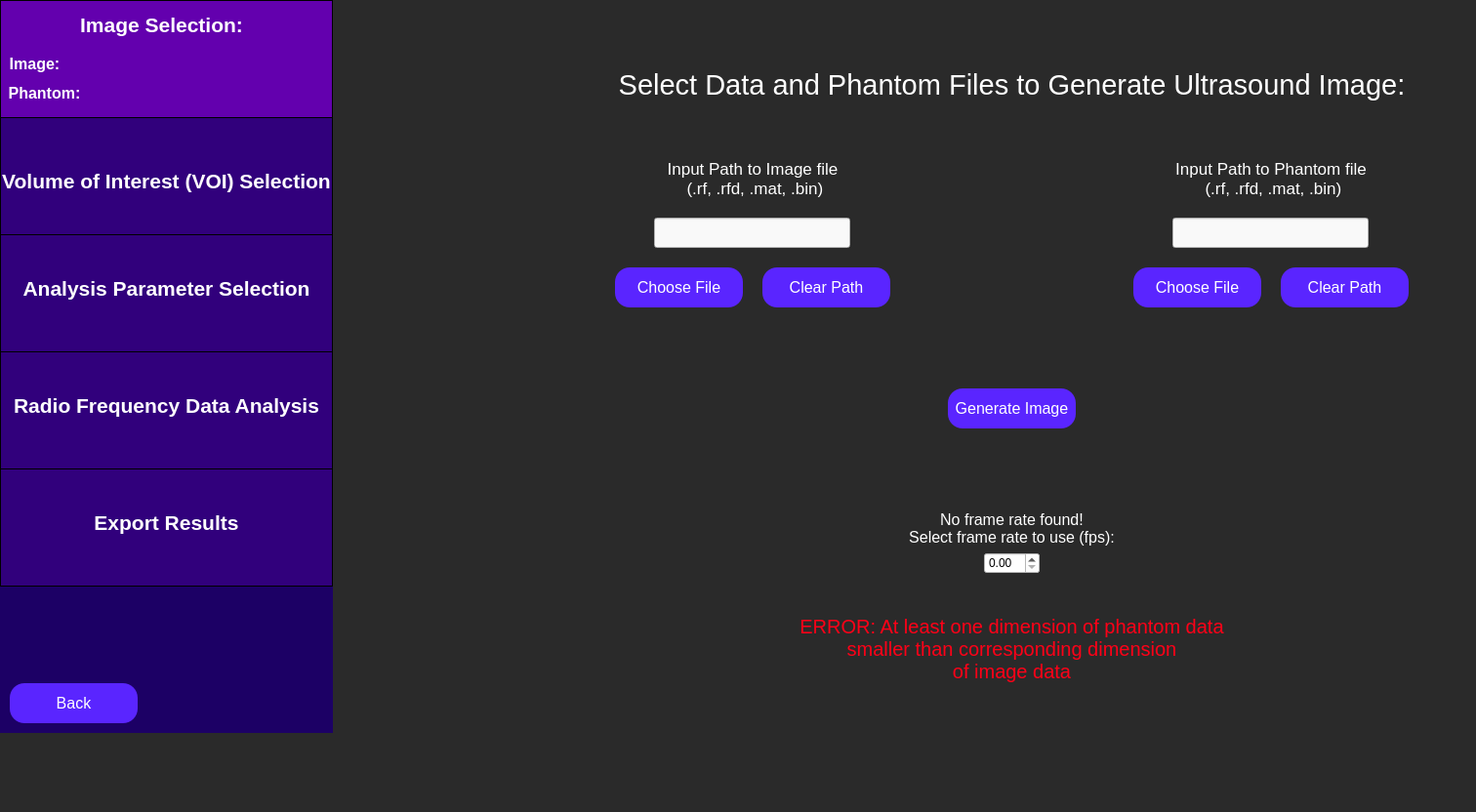
<?xml version="1.0" encoding="UTF-8"?>
<ui version="4.0">
 <class>selectImage</class>
 <widget class="QWidget" name="selectImage">
  <property name="windowModality">
   <enum>Qt::NonModal</enum>
  </property>
  <property name="enabled">
   <bool>true</bool>
  </property>
  <property name="geometry">
   <rect>
    <x>0</x>
    <y>0</y>
    <width>1512</width>
    <height>832</height>
   </rect>
  </property>
  <property name="windowTitle">
   <string>Select Ultrasound Image</string>
  </property>
  <property name="styleSheet">
   <string notr="true">QWidget {
	background: rgb(42, 42, 42);
}</string>
  </property>
  <widget class="QWidget" name="horizontalLayoutWidget">
   <property name="geometry">
    <rect>
     <x>0</x>
     <y>0</y>
     <width>3022</width>
     <height>751</height>
    </rect>
   </property>
   <layout class="QHBoxLayout" name="fullScreenLayout" stretch="1,10,10">
    <property name="spacing">
     <number>50</number>
    </property>
    <item>
     <layout class="QVBoxLayout" name="sidebarLayout" stretch="0,0">
      <property name="spacing">
       <number>0</number>
      </property>
      <property name="sizeConstraint">
       <enum>QLayout::SetMaximumSize</enum>
      </property>
      <item>
       <widget class="QWidget" name="sidebar" native="true">
        <property name="minimumSize">
         <size>
          <width>341</width>
          <height>601</height>
         </size>
        </property>
        <property name="maximumSize">
         <size>
          <width>241</width>
          <height>601</height>
         </size>
        </property>
        <property name="toolTip">
         <string>&lt;html&gt;&lt;head/&gt;&lt;body&gt;&lt;p&gt;&lt;br/&gt;&lt;/p&gt;&lt;/body&gt;&lt;/html&gt;</string>
        </property>
        <property name="styleSheet">
         <string notr="true">QWidget {
	background-color: rgb(28, 0, 101);
}</string>
        </property>
        <widget class="QFrame" name="imageSelectionSidebar">
         <property name="geometry">
          <rect>
           <x>0</x>
           <y>0</y>
           <width>341</width>
           <height>121</height>
          </rect>
         </property>
         <property name="minimumSize">
          <size>
           <width>341</width>
           <height>121</height>
          </size>
         </property>
         <property name="maximumSize">
          <size>
           <width>341</width>
           <height>121</height>
          </size>
         </property>
         <property name="styleSheet">
          <string notr="true">QFrame {
	background-color: rgb(99, 0, 174);
	border: 1px solid black;
}</string>
         </property>
         <property name="frameShape">
          <enum>QFrame::StyledPanel</enum>
         </property>
         <property name="frameShadow">
          <enum>QFrame::Raised</enum>
         </property>
         <widget class="QLabel" name="imageSelectionLabelSidebar">
          <property name="geometry">
           <rect>
            <x>70</x>
            <y>0</y>
            <width>191</width>
            <height>51</height>
           </rect>
          </property>
          <property name="styleSheet">
           <string notr="true">QLabel {
	font-size: 21px;
	color: rgb(255, 255, 255);
	background-color: rgba(255, 255, 255, 0);
	border: 0px;
	font-weight: bold;
}</string>
          </property>
          <property name="text">
           <string>Image Selection:</string>
          </property>
          <property name="alignment">
           <set>Qt::AlignCenter</set>
          </property>
         </widget>
         <widget class="QLabel" name="imageLabel">
          <property name="geometry">
           <rect>
            <x>-60</x>
            <y>40</y>
            <width>191</width>
            <height>51</height>
           </rect>
          </property>
          <property name="styleSheet">
           <string notr="true">QLabel {
	font-size: 16px;
	color: rgb(255, 255, 255);
	background-color: rgba(255, 255, 255, 0);
	border: 0px;
	font-weight: bold;
}</string>
          </property>
          <property name="text">
           <string>Image:</string>
          </property>
          <property name="alignment">
           <set>Qt::AlignCenter</set>
          </property>
         </widget>
         <widget class="QLabel" name="phantomLabel">
          <property name="geometry">
           <rect>
            <x>-50</x>
            <y>70</y>
            <width>191</width>
            <height>51</height>
           </rect>
          </property>
          <property name="styleSheet">
           <string notr="true">QLabel {
	font-size: 16px;
	color: rgb(255, 255, 255);
	background-color: rgba(255, 255, 255, 0);
	border: 0px;
	font-weight: bold
}</string>
          </property>
          <property name="text">
           <string>Phantom:</string>
          </property>
          <property name="alignment">
           <set>Qt::AlignCenter</set>
          </property>
         </widget>
        </widget>
        <widget class="QFrame" name="voiSidebar">
         <property name="geometry">
          <rect>
           <x>0</x>
           <y>120</y>
           <width>341</width>
           <height>121</height>
          </rect>
         </property>
         <property name="maximumSize">
          <size>
           <width>341</width>
           <height>121</height>
          </size>
         </property>
         <property name="styleSheet">
          <string notr="true">QFrame {
	background-color: rgb(49, 0, 124);
	border: 1px solid black;
}</string>
         </property>
         <property name="frameShape">
          <enum>QFrame::StyledPanel</enum>
         </property>
         <property name="frameShadow">
          <enum>QFrame::Raised</enum>
         </property>
         <widget class="QLabel" name="voiSidebarLabel">
          <property name="geometry">
           <rect>
            <x>0</x>
            <y>40</y>
            <width>341</width>
            <height>51</height>
           </rect>
          </property>
          <property name="styleSheet">
           <string notr="true">QLabel {
	font-size: 21px;
	color: rgb(255, 255, 255);
	background-color: rgba(255, 255, 255, 0);
	border: 0px;
	font-weight: bold;
}</string>
          </property>
          <property name="text">
           <string>Volume of Interest (VOI) Selection</string>
          </property>
          <property name="alignment">
           <set>Qt::AlignCenter</set>
          </property>
         </widget>
        </widget>
        <widget class="QFrame" name="rfAnalysisSidebar">
         <property name="geometry">
          <rect>
           <x>0</x>
           <y>360</y>
           <width>341</width>
           <height>121</height>
          </rect>
         </property>
         <property name="minimumSize">
          <size>
           <width>341</width>
           <height>121</height>
          </size>
         </property>
         <property name="maximumSize">
          <size>
           <width>341</width>
           <height>121</height>
          </size>
         </property>
         <property name="styleSheet">
          <string notr="true">QFrame {
	background-color:  rgb(49, 0, 124);
	border: 1px solid black;
}</string>
         </property>
         <property name="frameShape">
          <enum>QFrame::StyledPanel</enum>
         </property>
         <property name="frameShadow">
          <enum>QFrame::Raised</enum>
         </property>
         <widget class="QLabel" name="rfAnalysisLabel">
          <property name="geometry">
           <rect>
            <x>0</x>
            <y>30</y>
            <width>341</width>
            <height>51</height>
           </rect>
          </property>
          <property name="styleSheet">
           <string notr="true">QLabel {
	font-size: 21px;
	color: rgb(255, 255, 255);
	background-color: rgba(255, 255, 255, 0);
	border: 0px;
	font-weight: bold;
}</string>
          </property>
          <property name="text">
           <string>Radio Frequency Data Analysis</string>
          </property>
          <property name="alignment">
           <set>Qt::AlignCenter</set>
          </property>
         </widget>
        </widget>
        <widget class="QFrame" name="exportResultsSidebar">
         <property name="geometry">
          <rect>
           <x>0</x>
           <y>480</y>
           <width>341</width>
           <height>121</height>
          </rect>
         </property>
         <property name="minimumSize">
          <size>
           <width>341</width>
           <height>121</height>
          </size>
         </property>
         <property name="maximumSize">
          <size>
           <width>341</width>
           <height>121</height>
          </size>
         </property>
         <property name="styleSheet">
          <string notr="true">QFrame {
	background-color:  rgb(49, 0, 124);
	border: 1px solid black;
}</string>
         </property>
         <property name="frameShape">
          <enum>QFrame::StyledPanel</enum>
         </property>
         <property name="frameShadow">
          <enum>QFrame::Raised</enum>
         </property>
         <widget class="QLabel" name="exportResultsLabel">
          <property name="geometry">
           <rect>
            <x>20</x>
            <y>30</y>
            <width>301</width>
            <height>51</height>
           </rect>
          </property>
          <property name="styleSheet">
           <string notr="true">QLabel {
	font-size: 21px;
	color: rgb(255, 255, 255);
	background-color: rgba(255, 255, 255, 0);
	border: 0px;
	font-weight: bold;
}</string>
          </property>
          <property name="text">
           <string>Export Results</string>
          </property>
          <property name="alignment">
           <set>Qt::AlignCenter</set>
          </property>
         </widget>
        </widget>
        <widget class="QFrame" name="analysisParamsSidebar">
         <property name="geometry">
          <rect>
           <x>0</x>
           <y>240</y>
           <width>341</width>
           <height>121</height>
          </rect>
         </property>
         <property name="maximumSize">
          <size>
           <width>341</width>
           <height>121</height>
          </size>
         </property>
         <property name="styleSheet">
          <string notr="true">QFrame {
	background-color: rgb(49, 0, 124);
	border: 1px solid black;
}</string>
         </property>
         <property name="frameShape">
          <enum>QFrame::StyledPanel</enum>
         </property>
         <property name="frameShadow">
          <enum>QFrame::Raised</enum>
         </property>
         <widget class="QLabel" name="analysisParamsLabel">
          <property name="geometry">
           <rect>
            <x>0</x>
            <y>30</y>
            <width>341</width>
            <height>51</height>
           </rect>
          </property>
          <property name="styleSheet">
           <string notr="true">QLabel {
	font-size: 21px;
	color: rgb(255, 255, 255);
	background-color: rgba(255, 255, 255, 0);
	border: 0px;
	font-weight:bold;
}</string>
          </property>
          <property name="text">
           <string>Analysis Parameter Selection</string>
          </property>
          <property name="alignment">
           <set>Qt::AlignCenter</set>
          </property>
         </widget>
        </widget>
       </widget>
      </item>
      <item>
       <widget class="QFrame" name="gridFrame">
        <property name="maximumSize">
         <size>
          <width>341</width>
          <height>16777215</height>
         </size>
        </property>
        <property name="styleSheet">
         <string notr="true">QFrame {
	background-color: rgb(28, 0, 101);
}</string>
        </property>
        <layout class="QGridLayout" name="backButtonGrid_2" rowstretch="0,0">
         <property name="sizeConstraint">
          <enum>QLayout::SetMinAndMaxSize</enum>
         </property>
         <property name="leftMargin">
          <number>10</number>
         </property>
         <property name="topMargin">
          <number>10</number>
         </property>
         <property name="rightMargin">
          <number>10</number>
         </property>
         <property name="bottomMargin">
          <number>10</number>
         </property>
         <item row="1" column="1">
          <spacer name="horizontalSpacer">
           <property name="orientation">
            <enum>Qt::Horizontal</enum>
           </property>
           <property name="sizeHint" stdset="0">
            <size>
             <width>40</width>
             <height>20</height>
            </size>
           </property>
          </spacer>
         </item>
         <item row="1" column="0">
          <widget class="QPushButton" name="backButton">
           <property name="minimumSize">
            <size>
             <width>131</width>
             <height>41</height>
            </size>
           </property>
           <property name="maximumSize">
            <size>
             <width>131</width>
             <height>41</height>
            </size>
           </property>
           <property name="styleSheet">
            <string notr="true">QPushButton {
	color: white;
	font-size: 16px;
	background: rgb(90, 37, 255);
	border-radius: 15px;
}</string>
           </property>
           <property name="text">
            <string>Back</string>
           </property>
          </widget>
         </item>
         <item row="0" column="0">
          <spacer name="verticalSpacer">
           <property name="orientation">
            <enum>Qt::Vertical</enum>
           </property>
           <property name="sizeHint" stdset="0">
            <size>
             <width>20</width>
             <height>40</height>
            </size>
           </property>
          </spacer>
         </item>
        </layout>
       </widget>
      </item>
     </layout>
    </item>
    <item>
     <layout class="QVBoxLayout" name="imgSelectionLayout" stretch="2,2,3,0,2">
      <property name="spacing">
       <number>20</number>
      </property>
      <property name="leftMargin">
       <number>30</number>
      </property>
      <property name="topMargin">
       <number>30</number>
      </property>
      <property name="rightMargin">
       <number>30</number>
      </property>
      <property name="bottomMargin">
       <number>30</number>
      </property>
      <item>
       <widget class="QLabel" name="selectDataLabel">
        <property name="styleSheet">
         <string notr="true">QLabel {
	font-size: 29px;
	color: rgb(255, 255, 255);
	background-color: rgba(255, 255, 255, 0);
}</string>
        </property>
        <property name="text">
         <string>Select Data and Phantom Files to Generate Ultrasound Image:</string>
        </property>
        <property name="textFormat">
         <enum>Qt::AutoText</enum>
        </property>
        <property name="scaledContents">
         <bool>false</bool>
        </property>
        <property name="alignment">
         <set>Qt::AlignCenter</set>
        </property>
        <property name="wordWrap">
         <bool>true</bool>
        </property>
       </widget>
      </item>
      <item>
       <layout class="QHBoxLayout" name="chooseImgPhantLayout">
        <item>
         <layout class="QVBoxLayout" name="chooseImgLayout">
          <property name="leftMargin">
           <number>20</number>
          </property>
          <property name="rightMargin">
           <number>20</number>
          </property>
          <item>
           <spacer name="verticalSpacer_10">
            <property name="orientation">
             <enum>Qt::Vertical</enum>
            </property>
            <property name="sizeHint" stdset="0">
             <size>
              <width>20</width>
              <height>40</height>
             </size>
            </property>
           </spacer>
          </item>
          <item>
           <widget class="QLabel" name="imagePathLabel">
            <property name="styleSheet">
             <string notr="true">QLabel {
	background-color: rgba(255, 255, 255, 0);
	color: white;
	font-size: 17px;
}</string>
            </property>
            <property name="text">
             <string>Input Path to Image file
 (.rf, .rfd, .mat, .bin)</string>
            </property>
            <property name="alignment">
             <set>Qt::AlignCenter</set>
            </property>
            <property name="textInteractionFlags">
             <set>Qt::NoTextInteraction</set>
            </property>
           </widget>
          </item>
          <item alignment="Qt::AlignHCenter|Qt::AlignVCenter">
           <widget class="QLineEdit" name="imagePathInput">
            <property name="minimumSize">
             <size>
              <width>201</width>
              <height>31</height>
             </size>
            </property>
            <property name="maximumSize">
             <size>
              <width>401</width>
              <height>31</height>
             </size>
            </property>
            <property name="styleSheet">
             <string notr="true">QLineEdit {
	background-color: rgb(249, 249, 249);
	color: black;
}</string>
            </property>
           </widget>
          </item>
          <item>
           <layout class="QHBoxLayout" name="chooseImageButtonsLayout">
            <item>
             <widget class="QPushButton" name="chooseImageFileButton">
              <property name="minimumSize">
               <size>
                <width>131</width>
                <height>41</height>
               </size>
              </property>
              <property name="maximumSize">
               <size>
                <width>131</width>
                <height>41</height>
               </size>
              </property>
              <property name="styleSheet">
               <string notr="true">QPushButton {
	color: white;
	font-size: 16px;
	background: rgb(90, 37, 255);
	border-radius: 15px;
}</string>
              </property>
              <property name="text">
               <string>Choose File</string>
              </property>
             </widget>
            </item>
            <item>
             <widget class="QPushButton" name="clearImagePathButton">
              <property name="minimumSize">
               <size>
                <width>131</width>
                <height>41</height>
               </size>
              </property>
              <property name="maximumSize">
               <size>
                <width>131</width>
                <height>41</height>
               </size>
              </property>
              <property name="styleSheet">
               <string notr="true">QPushButton {
	color: white;
	font-size: 16px;
	background: rgb(90, 37, 255);
	border-radius: 15px;
}</string>
              </property>
              <property name="text">
               <string>Clear Path</string>
              </property>
             </widget>
            </item>
           </layout>
          </item>
          <item>
           <spacer name="verticalSpacer_11">
            <property name="orientation">
             <enum>Qt::Vertical</enum>
            </property>
            <property name="sizeHint" stdset="0">
             <size>
              <width>20</width>
              <height>40</height>
             </size>
            </property>
           </spacer>
          </item>
         </layout>
        </item>
        <item>
         <layout class="QVBoxLayout" name="choosePhantomLayout">
          <property name="leftMargin">
           <number>20</number>
          </property>
          <property name="rightMargin">
           <number>20</number>
          </property>
          <item>
           <spacer name="verticalSpacer_12">
            <property name="orientation">
             <enum>Qt::Vertical</enum>
            </property>
            <property name="sizeHint" stdset="0">
             <size>
              <width>20</width>
              <height>40</height>
             </size>
            </property>
           </spacer>
          </item>
          <item>
           <widget class="QLabel" name="phantomPathLabel">
            <property name="styleSheet">
             <string notr="true">QLabel {
	background-color: rgba(255, 255, 255, 0);
	color: white;
	font-size: 17px;
}</string>
            </property>
            <property name="text">
             <string>Input Path to Phantom file
 (.rf, .rfd, .mat, .bin)</string>
            </property>
            <property name="alignment">
             <set>Qt::AlignCenter</set>
            </property>
            <property name="textInteractionFlags">
             <set>Qt::NoTextInteraction</set>
            </property>
           </widget>
          </item>
          <item alignment="Qt::AlignHCenter|Qt::AlignVCenter">
           <widget class="QLineEdit" name="phantomPathInput">
            <property name="minimumSize">
             <size>
              <width>201</width>
              <height>31</height>
             </size>
            </property>
            <property name="maximumSize">
             <size>
              <width>401</width>
              <height>31</height>
             </size>
            </property>
            <property name="styleSheet">
             <string notr="true">QLineEdit {
	background-color: rgb(249, 249, 249);
	color: black;
}</string>
            </property>
           </widget>
          </item>
          <item>
           <layout class="QHBoxLayout" name="choosePhantomButtonsLayout">
            <item>
             <widget class="QPushButton" name="choosePhantomFileButton">
              <property name="minimumSize">
               <size>
                <width>131</width>
                <height>41</height>
               </size>
              </property>
              <property name="maximumSize">
               <size>
                <width>131</width>
                <height>41</height>
               </size>
              </property>
              <property name="styleSheet">
               <string notr="true">QPushButton {
	color: white;
	font-size: 16px;
	background: rgb(90, 37, 255);
	border-radius: 15px;
}</string>
              </property>
              <property name="text">
               <string>Choose File</string>
              </property>
             </widget>
            </item>
            <item>
             <widget class="QPushButton" name="clearPhantomPathButton">
              <property name="minimumSize">
               <size>
                <width>131</width>
                <height>41</height>
               </size>
              </property>
              <property name="maximumSize">
               <size>
                <width>131</width>
                <height>41</height>
               </size>
              </property>
              <property name="styleSheet">
               <string notr="true">QPushButton {
	color: white;
	font-size: 16px;
	background: rgb(90, 37, 255);
	border-radius: 15px;
}</string>
              </property>
              <property name="text">
               <string>Clear Path</string>
              </property>
             </widget>
            </item>
           </layout>
          </item>
          <item>
           <spacer name="verticalSpacer_13">
            <property name="orientation">
             <enum>Qt::Vertical</enum>
            </property>
            <property name="sizeHint" stdset="0">
             <size>
              <width>20</width>
              <height>40</height>
             </size>
            </property>
           </spacer>
          </item>
         </layout>
        </item>
       </layout>
      </item>
      <item alignment="Qt::AlignHCenter|Qt::AlignVCenter">
       <widget class="QPushButton" name="generateImageButton">
        <property name="minimumSize">
         <size>
          <width>131</width>
          <height>41</height>
         </size>
        </property>
        <property name="maximumSize">
         <size>
          <width>131</width>
          <height>41</height>
         </size>
        </property>
        <property name="styleSheet">
         <string notr="true">QPushButton {
	color: white;
	font-size: 16px;
	background: rgb(90, 37, 255);
	border-radius: 15px;
}</string>
        </property>
        <property name="text">
         <string>Generate Image</string>
        </property>
       </widget>
      </item>
      <item>
       <layout class="QVBoxLayout" name="frameRateLayout">
        <property name="spacing">
         <number>6</number>
        </property>
        <item>
         <widget class="QLabel" name="frameRateLabel">
          <property name="styleSheet">
           <string notr="true">QLabel {
	font-size: 16px;
	color: rgb(255, 255, 255);
	background-color: rgba(255, 255, 255, 0);
}</string>
          </property>
          <property name="text">
           <string>No frame rate found!
Select frame rate to use (fps):</string>
          </property>
          <property name="alignment">
           <set>Qt::AlignCenter</set>
          </property>
          <property name="textInteractionFlags">
           <set>Qt::NoTextInteraction</set>
          </property>
         </widget>
        </item>
        <item alignment="Qt::AlignHCenter|Qt::AlignVCenter">
         <widget class="QDoubleSpinBox" name="frameRateValue">
          <property name="sizePolicy">
           <sizepolicy hsizetype="Minimum" vsizetype="Fixed">
            <horstretch>0</horstretch>
            <verstretch>0</verstretch>
           </sizepolicy>
          </property>
          <property name="maximumSize">
           <size>
            <width>100</width>
            <height>16777215</height>
           </size>
          </property>
          <property name="styleSheet">
           <string notr="true">QDoubleSpinBox {
	background: white;
	color: black;
}</string>
          </property>
         </widget>
        </item>
       </layout>
      </item>
      <item>
       <widget class="QLabel" name="selectImageErrorMsg">
        <property name="styleSheet">
         <string notr="true">QLabel {
	color: rgb(255, 0, 23);
	font-size: 20px;
	background-color: rgba(255, 255, 255, 0);
}</string>
        </property>
        <property name="text">
         <string>ERROR: At least one dimension of phantom data
smaller than corresponding dimension
of image data</string>
        </property>
        <property name="alignment">
         <set>Qt::AlignCenter</set>
        </property>
       </widget>
      </item>
     </layout>
    </item>
    <item>
     <layout class="QVBoxLayout" name="parserOptionsLayout" stretch="1,10">
      <property name="spacing">
       <number>50</number>
      </property>
      <property name="leftMargin">
       <number>30</number>
      </property>
      <property name="rightMargin">
       <number>30</number>
      </property>
      <property name="bottomMargin">
       <number>200</number>
      </property>
      <item alignment="Qt::AlignHCenter|Qt::AlignVCenter">
       <widget class="QLabel" name="selectImageMethodLabel">
        <property name="styleSheet">
         <string notr="true">QLabel {
	font-size: 29px;
	color: rgb(255, 255, 255);
	background-color: rgba(255, 255, 255, 0);
}</string>
        </property>
        <property name="text">
         <string>Select Data Type:</string>
        </property>
        <property name="textFormat">
         <enum>Qt::AutoText</enum>
        </property>
        <property name="scaledContents">
         <bool>false</bool>
        </property>
        <property name="alignment">
         <set>Qt::AlignCenter</set>
        </property>
        <property name="wordWrap">
         <bool>true</bool>
        </property>
       </widget>
      </item>
      <item>
       <widget class="QPushButton" name="philipsButton">
        <property name="minimumSize">
         <size>
          <width>0</width>
          <height>51</height>
         </size>
        </property>
        <property name="maximumSize">
         <size>
          <width>16777215</width>
          <height>16777215</height>
         </size>
        </property>
        <property name="toolTip">
         <string>&lt;html&gt;&lt;head/&gt;&lt;body&gt;&lt;p&gt;&lt;br/&gt;&lt;/p&gt;&lt;/body&gt;&lt;/html&gt;</string>
        </property>
        <property name="styleSheet">
         <string notr="true">QPushButton {
	color: white;
	font-size: 16px;
	background: rgb(90, 37, 255);
	border-radius: 15px;
}</string>
        </property>
        <property name="text">
         <string>Philips RF</string>
        </property>
       </widget>
      </item>
     </layout>
    </item>
   </layout>
  </widget>
 </widget>
 <resources/>
 <connections/>
</ui>
